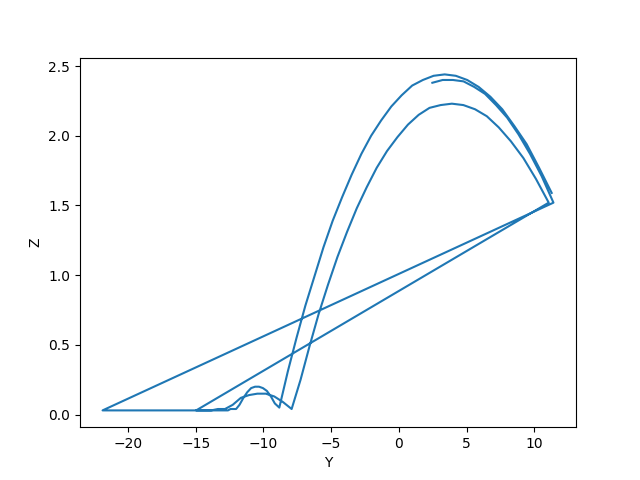

The script that saved this image:
"""
Plot the ball trajectory in 2D e.g Y vs Z
"""

import numpy as np
import matplotlib.pyplot as plt

# load ball trajectory, '[x y z]' on each line of file (including square brackets)
data = np.array([np.fromstring(line.replace("[", "").replace("]", ""), sep=' ') for line in open('balltraj.txt')])


# plot y vs z
plt.plot(data[:,1], data[:,2])
plt.xlabel('Y')
plt.ylabel('Z')

# save
plt.savefig('ball_traj.png')


